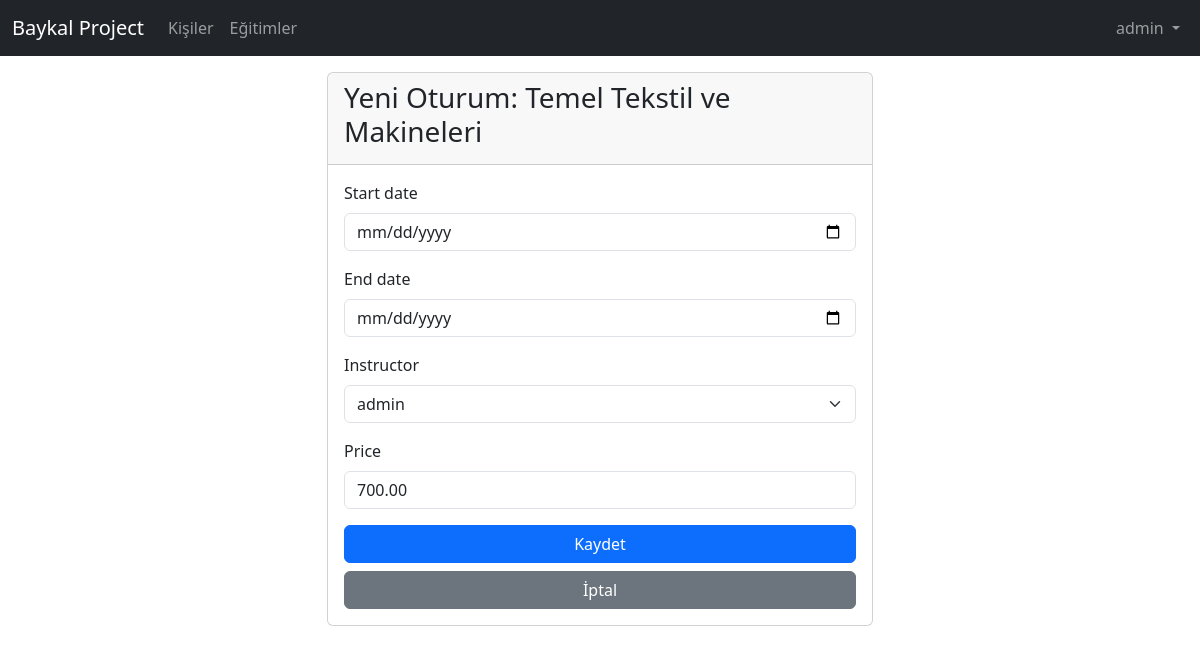
Page /session/1/update/ (signed in) on the committed database.
### core/models.py (models this page shows, shortened)
class Training(models.Model):
    name = models.CharField(max_length=200)
    description = models.TextField(blank=True, null=True)
    default_duration = models.IntegerField(help_text="Duration in hours or days", blank=True, null=True)
    is_active = models.BooleanField(default=True)

class TrainingSession(models.Model):
    training = models.ForeignKey(Training, on_delete=models.CASCADE)
    start_date = models.DateField()
    end_date = models.DateField(null=True, blank=True)
    instructor = models.ForeignKey(User, on_delete=models.SET_NULL, null=True, blank=True)
    price = models.DecimalField(max_digits=10, decimal_places=2, default=0)

### core/views.py (the view)
# urls.py: path('session/<int:pk>/update/', views.session_update, name='session_update'),
@staff_member_required
def session_update(request, pk):
    session = get_object_or_404(TrainingSession, pk=pk)
    if request.method == 'POST':
        form = TrainingSessionForm(request.POST, instance=session)
        if form.is_valid():
            session.save()
            return redirect('training_detail', pk=session.training.id)
    else:
        form = TrainingSessionForm(instance=session)
    return render(request, 'core/session/session_form.html', {'form': form, 'training': session.training})

### core/forms.py
class TrainingSessionForm(forms.ModelForm):
    class Meta:
        model = TrainingSession
        fields = ['start_date', 'end_date', 'instructor', 'price']
        widgets = {
            'start_date': forms.DateInput(attrs={'type': 'date'}),
            'end_date': forms.DateInput(attrs={'type': 'date'}),
        }

### core/templates/core/session/session_form.html (shortened to what this page needs)
{% extends 'core/base.html' %}
{% block content %}
<div class="row justify-content-center">
    <div class="col-md-6">
        <div class="card">
            <div class="card-header">
                <h3>Yeni Oturum: {{ training.name }}</h3>
            </div>
            <div class="card-body">
                <form method="post">
                    {% for field in form %}
                    <div class="mb-3">
                        <label for="{{ field.id_for_label }}" class="form-label">{{ field.label }}</label>
                        {{ field }}
                    </div>
                    {% endfor %}
                    <div class="d-grid gap-2">
                        <button type="submit" class="btn btn-primary">Kaydet</button>
                        <a href="{% url 'training_detail' training.id %}" class="btn btn-secondary">İptal</a>
                    </div>
                </form>
            </div>
        </div>
    </div>
</div>
{% endblock %}

### core/templates/core/base.html (shortened to what this page needs)
<!DOCTYPE html>
<html lang="tr">
<head>
    <link href="https://cdn.jsdelivr.net/npm/bootstrap@5.3.0/dist/css/bootstrap.min.css" rel="stylesheet">
</head>
<body>
    <nav class="navbar navbar-expand-md navbar-dark bg-dark fixed-top">
        <div class="container-fluid">
            <a class="navbar-brand" href="/">Baykal Project</a>
            <div class="collapse navbar-collapse" id="navbarCollapse">
                <ul class="navbar-nav me-auto mb-2 mb-md-0">
                    <li class="nav-item">
                        <a class="nav-link" href="/">Kişiler</a>
                    </li>
                    <li class="nav-item">
                        <a class="nav-link" href="{% url 'training_list' %}">Eğitimler</a>
                    </li>
                </ul>
                <ul class="navbar-nav">
                    {% if user.is_authenticated %}
                    <li class="nav-item dropdown">
                        <a class="nav-link dropdown-toggle" href="#" id="navbarDropdown" role="button"
                            data-bs-toggle="dropdown" aria-expanded="false">
                            {{ user.username }}
                        </a>
                    </li>
                    {% else %}
                    <li class="nav-item">
                        <a class="nav-link" href="{% url 'login' %}">Giriş Yap</a>
                    </li>
                    {% endif %}
                </ul>
            </div>
        </div>
    </nav>
    <main class="container">
        {% block content %}
        {% endblock %}
    </main>
</body>
</html>

### core/templates/core/base.html (style rules this page uses)
body { padding-top: 4.5rem; }

### rows in the picture
Training: name "Temel Tekstil ve Makineleri"
TrainingSession: form "admin" "700.00"

### other values in the picture
{{ user.username }} "admin"
{{ field.label }} "Start date" "End date" "Instructor" "Price"
